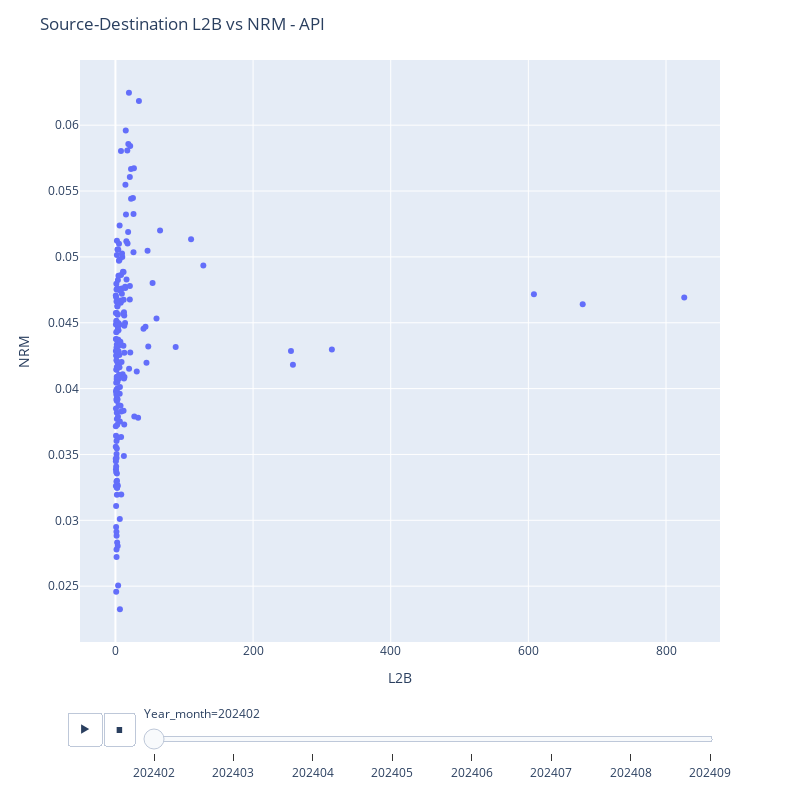

Notebook code cell kept with this figure:
### Code cell
fig = px.scatter(
    df_api,
    x='L2B',
    y='NRM',             
    hover_name='Source_dest',    
    animation_frame='Year_month',       
    size_max=20, 
    width = 800,
    height = 800,

)

fig.update_layout(
    title="Source-Destination L2B vs NRM - API",
    xaxis_title="L2B",
    yaxis_title="NRM",
    sliders=dict(
        title="Time",
        steps=[{'label': str(t), 'method': 'animate', 'args': [[t]]} for t in df['Year_month']]
    )
)

fig.show()

### Figure 1 — Plotly figure (JSON) as saved in the notebook; plotly's stock layout.template omitted (floating-point values rounded to 4 significant figures; data arrays with more than 128 entries replaced by an {"elided": "..."} marker saying what was removed)
{"data": [{"hovertemplate": "<b>%{hovertext}</b><br><br>Year_month=202402<br>L2B=%{x}<br>NRM=%{y}<extra></extra>", "hovertext": {"elided": "194 str values"}, "legendgroup": "", "marker": {"color": "#636efa", "symbol": "circle"}, "mode": "markers", "name": "", "orientation": "v", "showlegend": false, "type": "scatter", "x": {"elided": "194 float values"}, "xaxis": "x", "y": {"elided": "194 float values"}, "yaxis": "y"}], "layout": {"height": 800, "legend": {"tracegroupgap": 0}, "margin": {"t": 60}, "sliders": [{"active": 0, "currentvalue": {"prefix": "Year_month="}, "len": 0.9, "pad": {"b": 10, "t": 60}, "steps": [{"args": [["202402"], {"frame": {"duration": 0, "redraw": false}, "fromcurrent": true, "mode": "immediate", "transition": {"duration": 0, "easing": "linear"}}], "label": "202402", "method": "animate"}, {"args": [["202403"], {"frame": {"duration": 0, "redraw": false}, "fromcurrent": true, "mode": "immediate", "transition": {"duration": 0, "easing": "linear"}}], "label": "202403", "method": "animate"}, {"args": [["202404"], {"frame": {"duration": 0, "redraw": false}, "fromcurrent": true, "mode": "immediate", "transition": {"duration": 0, "easing": "linear"}}], "label": "202404", "method": "animate"}, {"args": [["202405"], {"frame": {"duration": 0, "redraw": false}, "fromcurrent": true, "mode": "immediate", "transition": {"duration": 0, "easing": "linear"}}], "label": "202405", "method": "animate"}, {"args": [["202406"], {"frame": {"duration": 0, "redraw": false}, "fromcurrent": true, "mode": "immediate", "transition": {"duration": 0, "easing": "linear"}}], "label": "202406", "method": "animate"}, {"args": [["202407"], {"frame": {"duration": 0, "redraw": false}, "fromcurrent": true, "mode": "immediate", "transition": {"duration": 0, "easing": "linear"}}], "label": "202407", "method": "animate"}, {"args": [["202408"], {"frame": {"duration": 0, "redraw": false}, "fromcurrent": true, "mode": "immediate", "transition": {"duration": 0, "easing": "linear"}}], "label": "202408", "method": "animate"}, {"args": [["202409"], {"frame": {"duration": 0, "redraw": false}, "fromcurrent": true, "mode": "immediate", "transition": {"duration": 0, "easing": "linear"}}], "label": "202409", "method": "animate"}], "x": 0.1, "xanchor": "left", "y": 0, "yanchor": "top"}], "title": {"text": "Source-Destination L2B vs NRM - API"}, "updatemenus": [{"buttons": [{"args": [null, {"frame": {"duration": 500, "redraw": false}, "fromcurrent": true, "mode": "immediate", "transition": {"duration": 500, "easing": "linear"}}], "label": "&#9654;", "method": "animate"}, {"args": [[null], {"frame": {"duration": 0, "redraw": false}, "fromcurrent": true, "mode": "immediate", "transition": {"duration": 0, "easing": "linear"}}], "label": "&#9724;", "method": "animate"}], "direction": "left", "pad": {"r": 10, "t": 70}, "showactive": false, "type": "buttons", "x": 0.1, "xanchor": "right", "y": 0, "yanchor": "top"}], "width": 800, "xaxis": {"anchor": "y", "domain": [0, 1], "title": {"text": "L2B"}}, "yaxis": {"anchor": "x", "domain": [0, 1], "title": {"text": "NRM"}}}}
